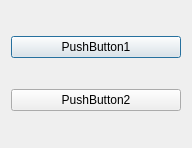
<?xml version="1.0" encoding="UTF-8"?>
<ui version="4.0">
 <class>Dialog</class>
 <widget class="QDialog" name="Dialog">
  <property name="geometry">
   <rect>
    <x>0</x>
    <y>0</y>
    <width>192</width>
    <height>148</height>
   </rect>
  </property>
  <property name="windowTitle">
   <string>Dialog</string>
  </property>
  <layout class="QVBoxLayout" name="verticalLayout">
   <item>
    <widget class="QPushButton" name="pushButton1">
     <property name="text">
      <string>PushButton1</string>
     </property>
    </widget>
   </item>
   <item>
    <widget class="QPushButton" name="pushButton2">
     <property name="toolTip">
      <string/>
     </property>
     <property name="text">
      <string>PushButton2</string>
     </property>
    </widget>
   </item>
  </layout>
 </widget>
 <layoutdefault spacing="6" margin="11"/>
 <resources/>
 <connections/>
</ui>
